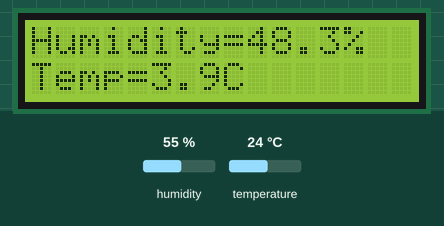
Bench run of a sketch on a simulated Arduino Uno, built with avr-gcc and run on an emulated ATmega328P. Shown: 16×2 character LCD. The test bench sets the inputs (shaded band); at power-on: humidity 55 %, temperature 24 °C.

Above: at 1.2 s.
1.3 s: humidity set to 22 %
At 2.6 s:
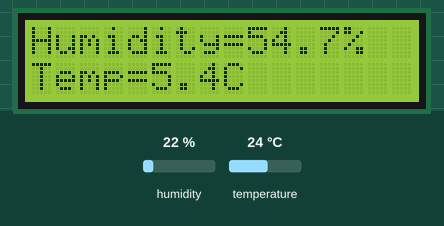
4.1 s: temperature set to 12 °C
At 4.7 s:
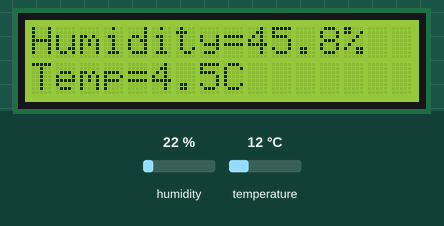
6.9 s: temperature set to 19 °C
At 10.6 s:
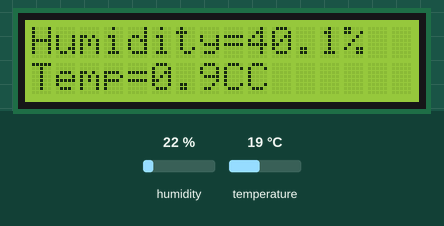
12.7 s: humidity set to 40 %
At 13.2 s:
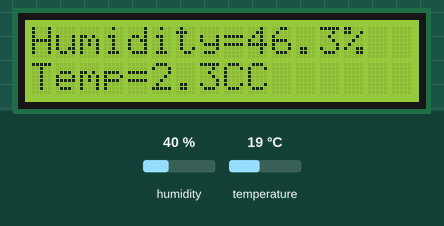
Timing chart, 0 to 15.7 s (numbered marks = the images above; inputs shaded):
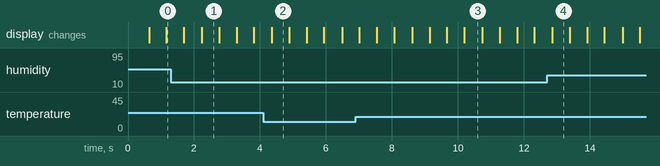

The sketch:

Final_DHT11-3.ino
```cpp
#include "DHT.h"
#include <LiquidCrystal_I2C.h>

#define DHTPIN 4          // Pin connected to DHT sensor
#define DHTTYPE DHT11     // DHT 11 sensor type

DHT dht(DHTPIN, DHTTYPE);           // Initialize DHT sensor
LiquidCrystal_I2C lcd(0x27, 16, 2); // Initialize LCD at address 0x27

// Calibration offsets
#define TEMP_OFFSET -16.0 // Offset to calibrate the temperature

// Smoothing parameters
float displayedTemperature = 0.0;
float displayedHumidity = 0.0;
const float smoothFactor = 0.2; // Smoothing factor (higher = faster adjustment)

void setup() {
  dht.begin();           // Initialize DHT sensor
  lcd.init();            // Initialize LCD
  lcd.backlight();       // Turn on LCD backlight
  lcd.clear();
}

void loop() {
  float rawTemperature = dht.readTemperature();  // Read raw temperature
  float calibratedTemperature = rawTemperature + TEMP_OFFSET; // Apply calibration
  float rawHumidity = dht.readHumidity();       // Read raw humidity

  // Correct humidity based on calibrated temperature
  float correctedHumidity = rawHumidity * (1.0 + (rawTemperature - calibratedTemperature) * 0.05);

  // Enforce humidity limits
  if (correctedHumidity > 100.0) correctedHumidity = 100.0; // Cap at 100%
  if (correctedHumidity < 0.0) correctedHumidity = 0.0;     // Ensure non-negative values

  // Smoothly update the displayed temperature and humidity
  if (!isnan(calibratedTemperature)) {
    displayedTemperature += smoothFactor * (calibratedTemperature - displayedTemperature);
  }
  if (!isnan(correctedHumidity)) {
    displayedHumidity += smoothFactor * (correctedHumidity - displayedHumidity);
  }

  // Display error message if sensor readings are invalid
  if (isnan(rawHumidity) || isnan(rawTemperature)) {
    lcd.setCursor(0, 0);
    lcd.print("Error reading data!");
    delay(2000);
    return; // Skip further processing
  }

  // Display humidity on LCD
  lcd.setCursor(0, 0);
  lcd.print("Humidity=");
  lcd.setCursor(9, 0);  // Position after "Humidity="
  lcd.print(displayedHumidity, 1); // Print smoothed humidity
  lcd.print("%");

  // Display temperature on LCD
  lcd.setCursor(0, 1);
  lcd.print("Temp=");
  lcd.setCursor(5, 1);  // Position after "Temp="
  lcd.print(displayedTemperature, 1); // Print smoothed temperature
  lcd.print("C");

  delay(500); // Short delay to allow smoother updates
}
```

Measured:
- what the display in image 1 shows lasts 0.6 s, from 2.2 s to 2.8 s
